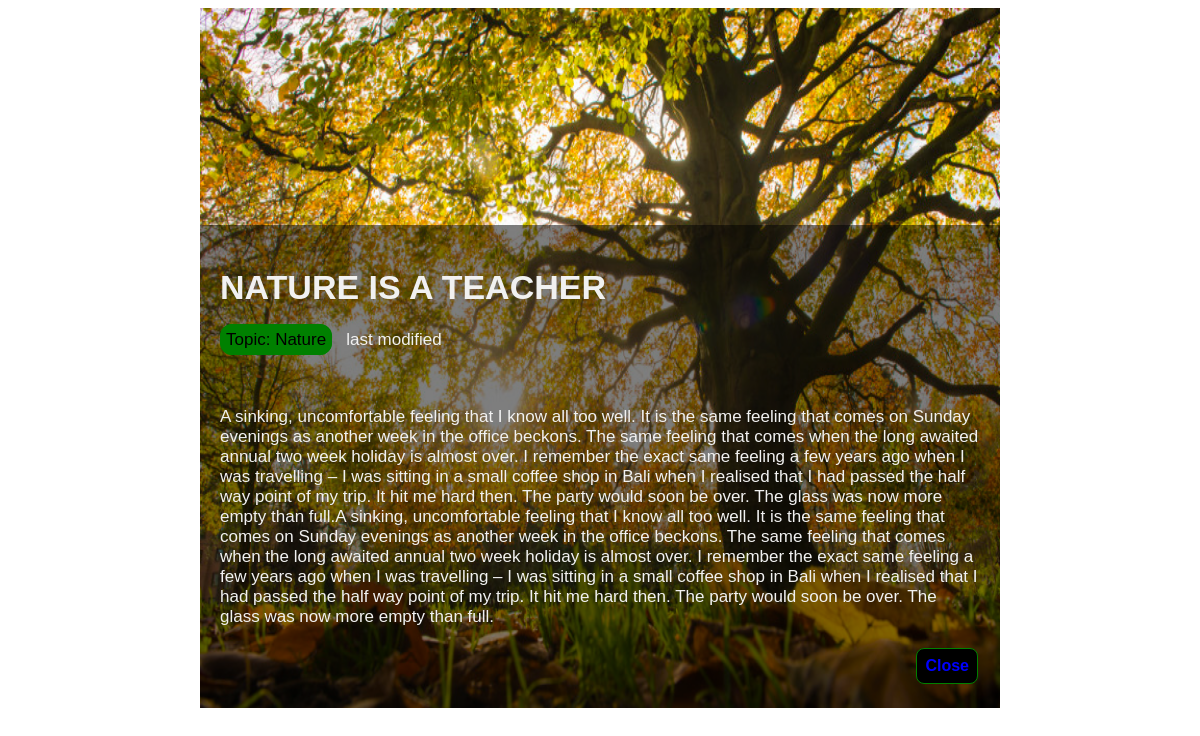
The page /details/1 on the database its author committed.
### blog/models.py (models this page shows)
class UserBlog(models.Model):
    user = models.ForeignKey(User, on_delete=models.CASCADE)
    Topic = models.CharField(max_length=100)
    caption = models.CharField(max_length=100)
    image = models.ImageField(upload_to='blogimg')
    blog_data = models.CharField(max_length=800)
    created_date = models.DateTimeField(auto_now_add=True)
    updated_date = models.DateTimeField(null=True)

### blog/views.py (the view)
# urls.py: path('details/<int:id>',views.View_details),
def View_details(requset,id):
    data = UserBlog.objects.get(id=id)
    return render(requset,"details.html",{"i":data})

### blog/templates/details.html (shortened to what this page needs)
<!DOCTYPE html>
<html>
<head>
</head>
<body>
<div class="container">
  <img src="{{i.image}}" alt="Notebook" style="width:100%;height:700px;">
  <div class="content">
    <h1 style="text-transform: uppercase;">{{i.caption}}</h1>
    <div>
          <span style="border:1px solid green;border-radius: 12px;padding: 5px;background-color:green;color:black;">Topic: {{i.Topic}}</span>&nbsp;&nbsp;
          <span class="float-end">last modified{{i.updated_date|date:"d M Y"}}</span>
        </div><br><br>
    <p>{{i.blog_data}}</p>
    <button class="button button5" ><a href="/viewblog" style="text-decoration:none;color:blue;"><b>Close</b></a></button>
  </div>
</div>
</body>
</html>

### blog/templates/details.html (style rules this page uses)
* { box-sizing: border-box; }
body { font-family: Arial; font-size: 17px; }
.container { position: relative; max-width: 800px; margin: 0 auto; }
.container img { vertical-align: middle; }
.container .content { position: absolute; bottom: 0; background: rgb(0, 0, 0); background: rgba(0, 0, 0, 0.5); color: #f1f1f1; width: 100%; padding: 20px; }
.button { padding: 20px 36px; text-align: center; text-decoration: none; display: inline-block; font-size: 16px; margin: 4px 2px; transition-duration: 0.4s; cursor: pointer; border:1px solid green; border-radius: 8px;padding: 8px; background-color:black; float:right; }

### rows shown on the page
UserBlog: image (picture), caption "NATURE IS A TEACHER", Topic "Nature", blog_data "A sinking, uncomfortable feeling that I know all too well. It is the same feeling that comes on Sunday evenings as another week in the office beckons. The same feeling that comes when the long awaited annual two week holiday is almost over. I remember the exact same feeling a few years ago when I was travelling – I was sitting in a small coffee shop in Bali when I realised that I had passed the half way point of my trip. It hit me hard then. The party would soon be over. The glass was now more empty than full.A sinking, uncomfortable feeling that I know all too well. It is the same feeling that comes on Sunday evenings as another week in the office beckons. The same feeling that comes when…"
